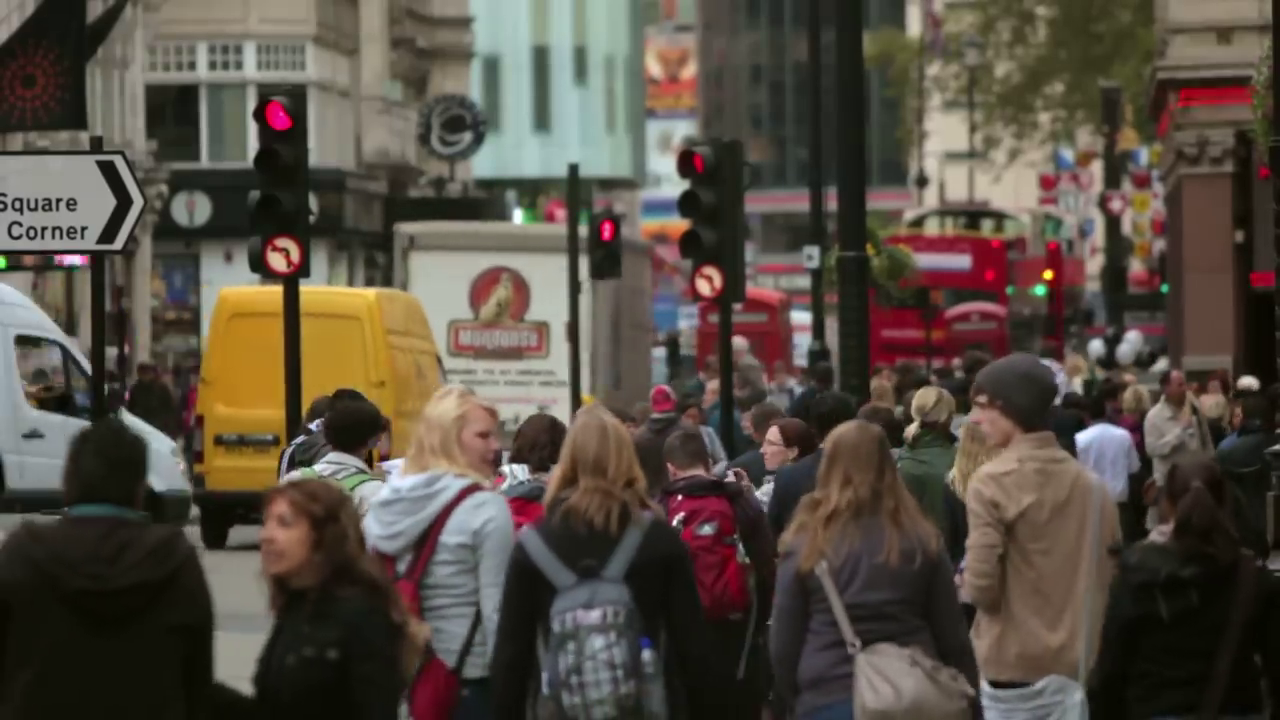
#> input picture frame 32 of people_walking.mp4, 1280 x 720 px
$ python Neuromorphic_Camera_Simulation.py
#> lines starting #> are read from the running program, lines starting #| are printed output that depends on the picture
import cv2
import numpy as np


def calculate_flux_change(current_frame, previous_frame):
    # Convert both frames to grayscale
    gray_current = cv2.cvtColor(current_frame, cv2.COLOR_BGR2GRAY)
    gray_previous = cv2.cvtColor(previous_frame, cv2.COLOR_BGR2GRAY)

    # Calculate the difference in intensity (flux)
    flux_change = cv2.absdiff(gray_current, gray_previous)

    return flux_change


def main(video_path):
#> called with video_path = 'people_walking.mp4'
    cap = cv2.VideoCapture(video_path)

    if not cap.isOpened():
        print("Error opening video file")
        return

    ret, previous_frame = cap.read()
#> previous_frame is the input picture: shape (720, 1280, 3); mean B, G, R 66.4, 76.9, 85.8
    if not ret:
        print("Error reading first frame")
        return

    while cap.isOpened():
        ret, current_frame = cap.read()
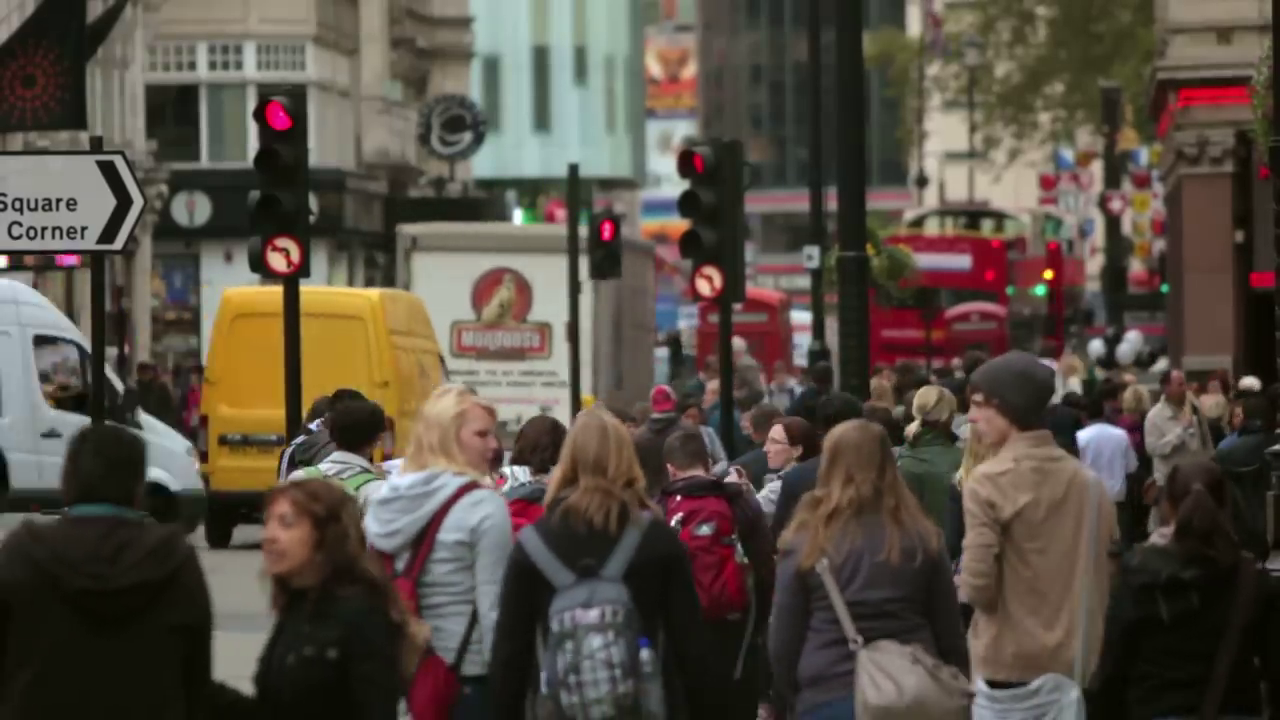
#> input picture frame 33 of people_walking.mp4, 1280 x 720 px
#> current_frame is the input picture: shape (720, 1280, 3); mean B, G, R 66.8, 77.2, 86.1
        if not ret:
            break

        # Calculate the change in flux
        flux_change_view = calculate_flux_change(current_frame, previous_frame)
#> in calculate_flux_change, `gray_current = cv2.cvtColor(current_frame, cv2.COLOR_BGR2GRAY)`:
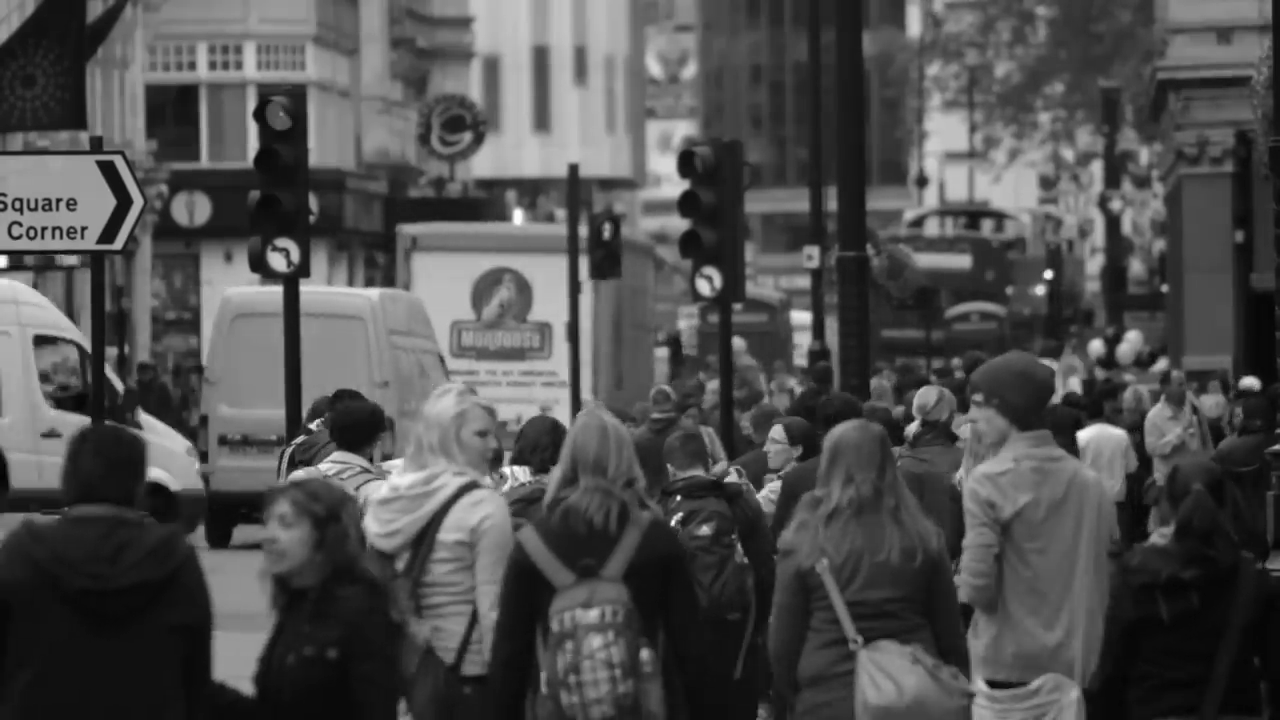
#> gray_current: shape (720, 1280); min 0, max 255, mean 78.6
#> in calculate_flux_change, `gray_previous = cv2.cvtColor(previous_frame, cv2.COLOR_BGR2GRAY)`:
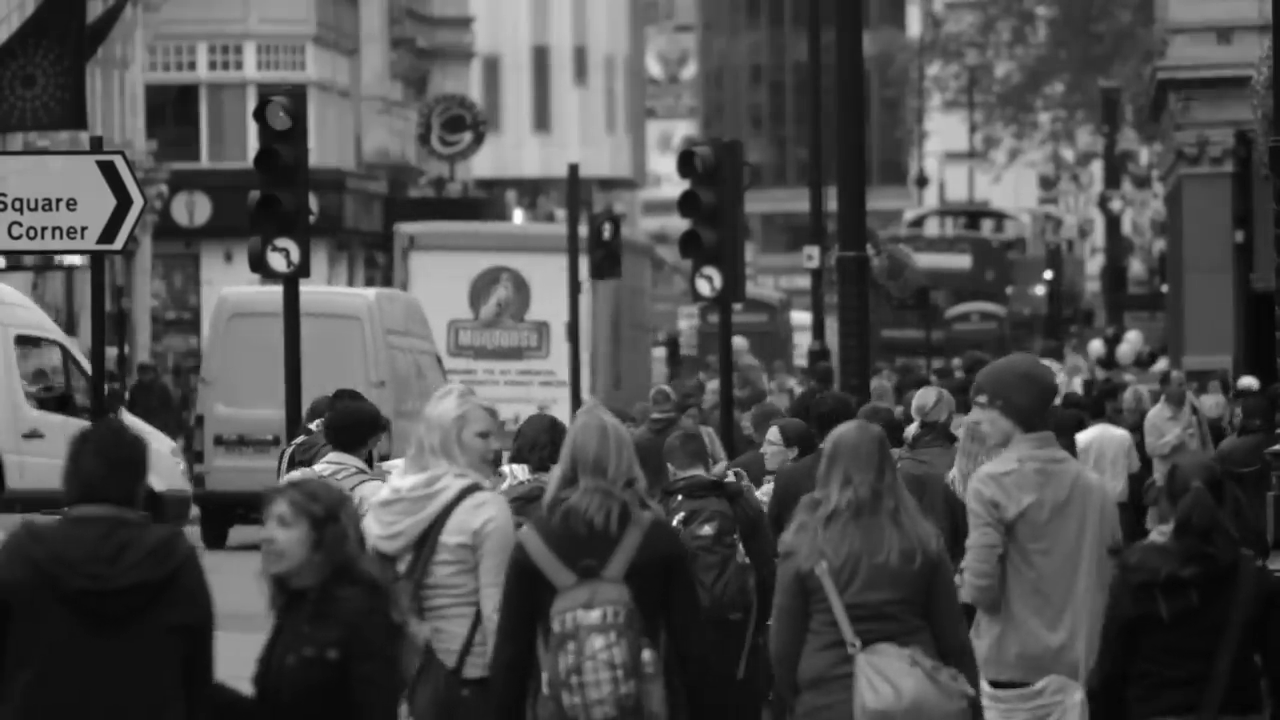
#> gray_previous: shape (720, 1280); min 2, max 254, mean 78.4
#> in calculate_flux_change, `flux_change = cv2.absdiff(gray_current, gray_previous)`:
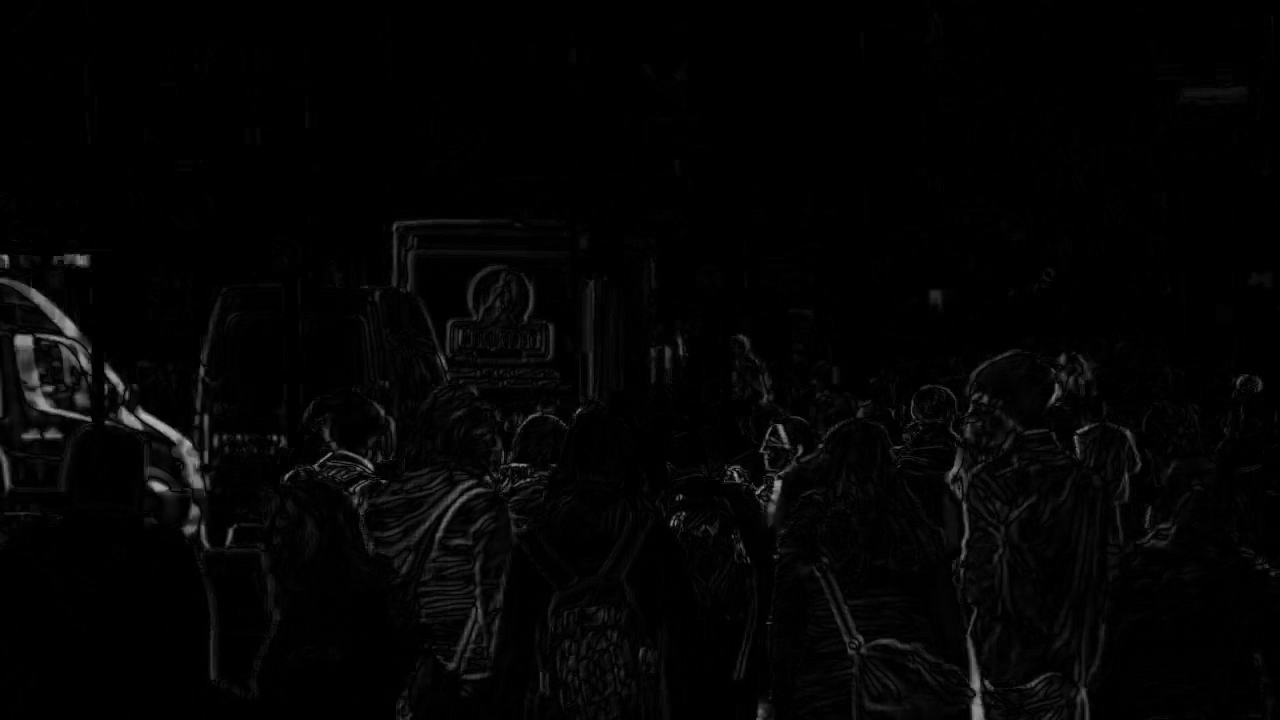
#> flux_change: shape (720, 1280); min 0, max 182, mean 4

        # Display the resulting frames
        cv2.imshow('Normal View', current_frame)
        cv2.imshow('Flux Change View', flux_change_view)

        # Update the previous frame
        previous_frame = current_frame.copy()

        if cv2.waitKey(1) & 0xFF == ord('q'):
#> (key q is pressed here)
            break

    cap.release()
    cv2.destroyAllWindows()


if __name__ == "__main__":
    video_path = 'people_walking.mp4'
    main(video_path)

$ run again, starting later in the video
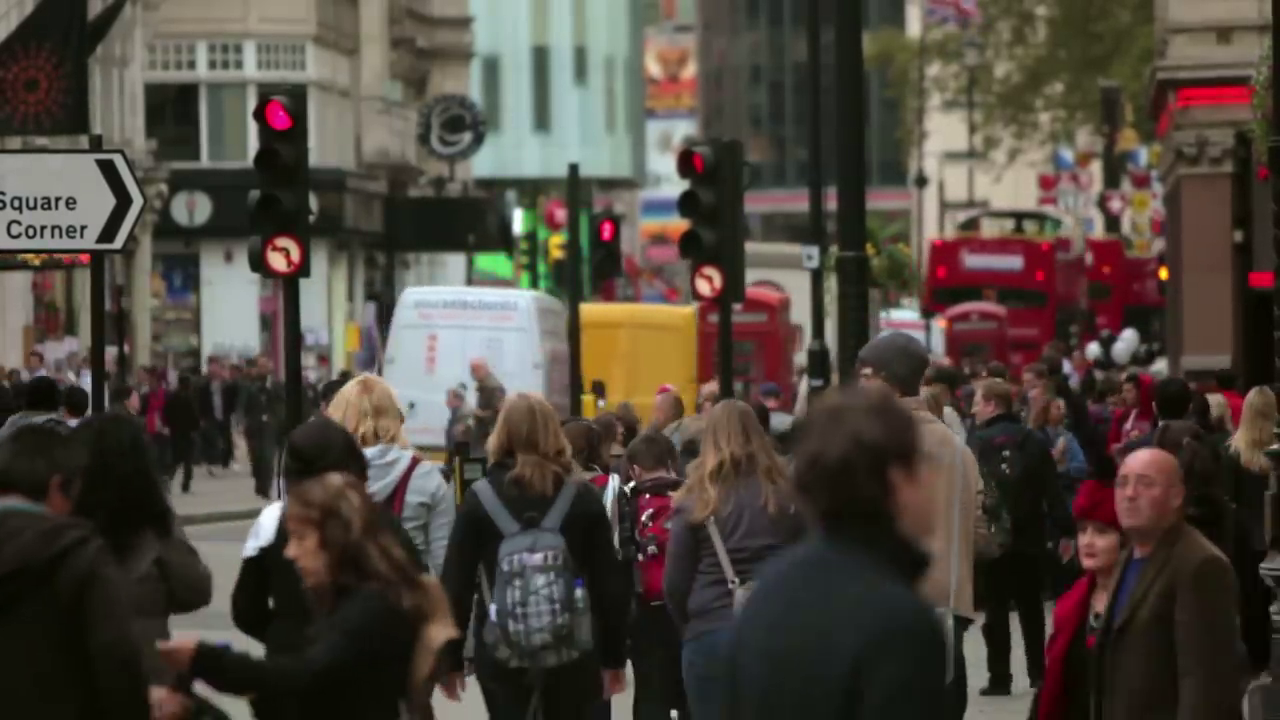
#> input picture frame 147 of people_walking.mp4, 1280 x 720 px
#> in main, previous_frame is the input picture: shape (720, 1280, 3); mean B, G, R 60.9, 69.4, 77.3
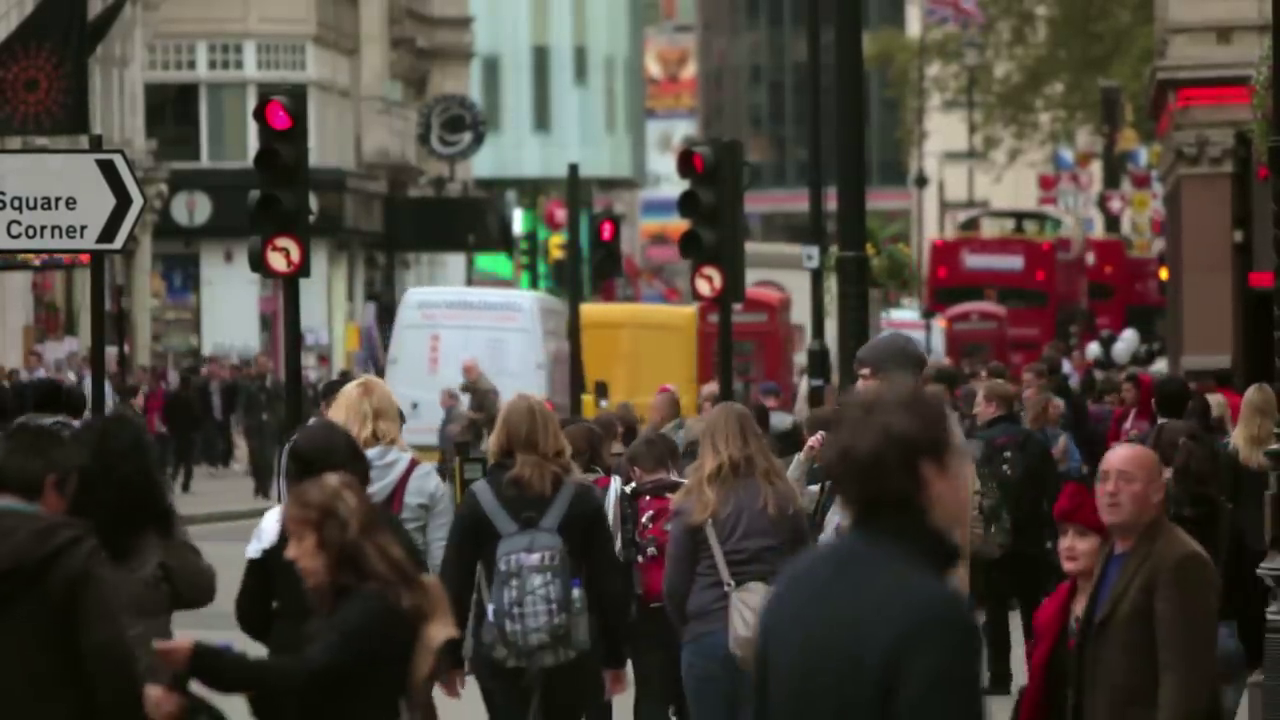
#> input picture frame 148 of people_walking.mp4, 1280 x 720 px
#> in main, current_frame is the input picture: shape (720, 1280, 3); mean B, G, R 60.7, 69, 76.8
#> in calculate_flux_change, `flux_change = cv2.absdiff(gray_current, gray_previous)`:
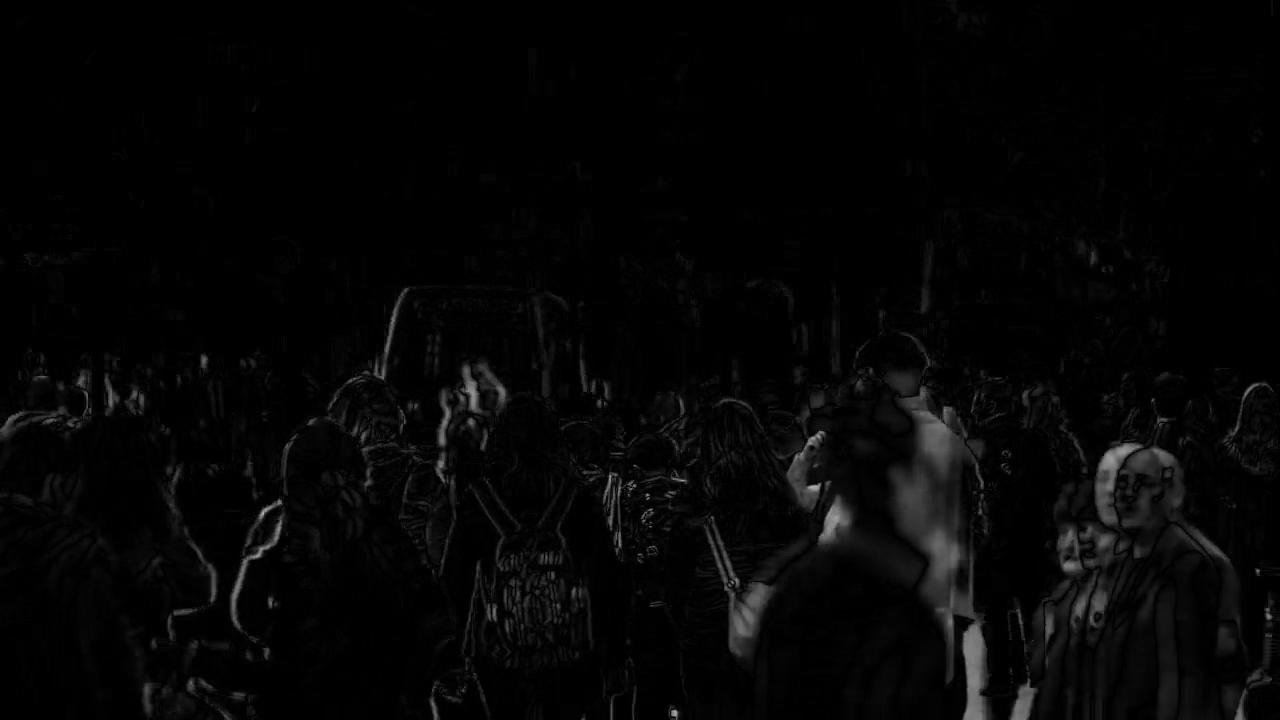
#> flux_change: shape (720, 1280); min 0, max 180, mean 5.4

$ run again, starting later in the video
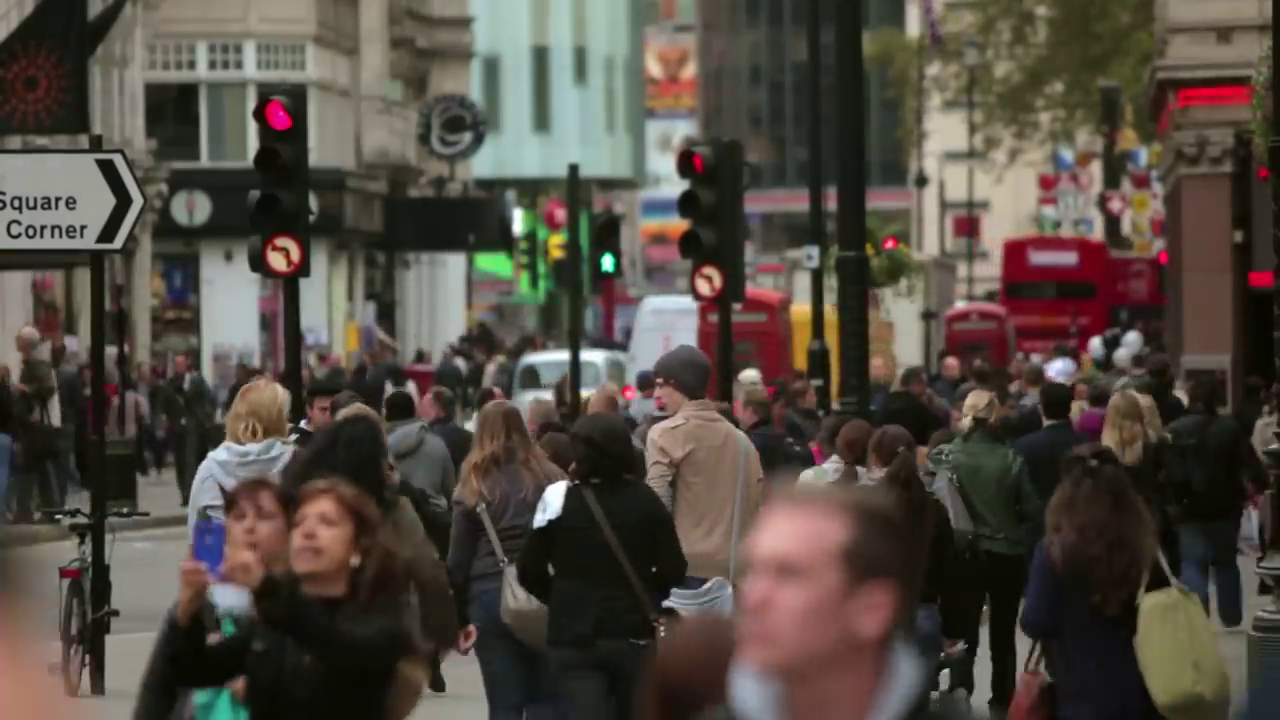
#> input picture frame 262 of people_walking.mp4, 1280 x 720 px
#> in main, previous_frame is the input picture: shape (720, 1280, 3); mean B, G, R 65.7, 74.2, 82
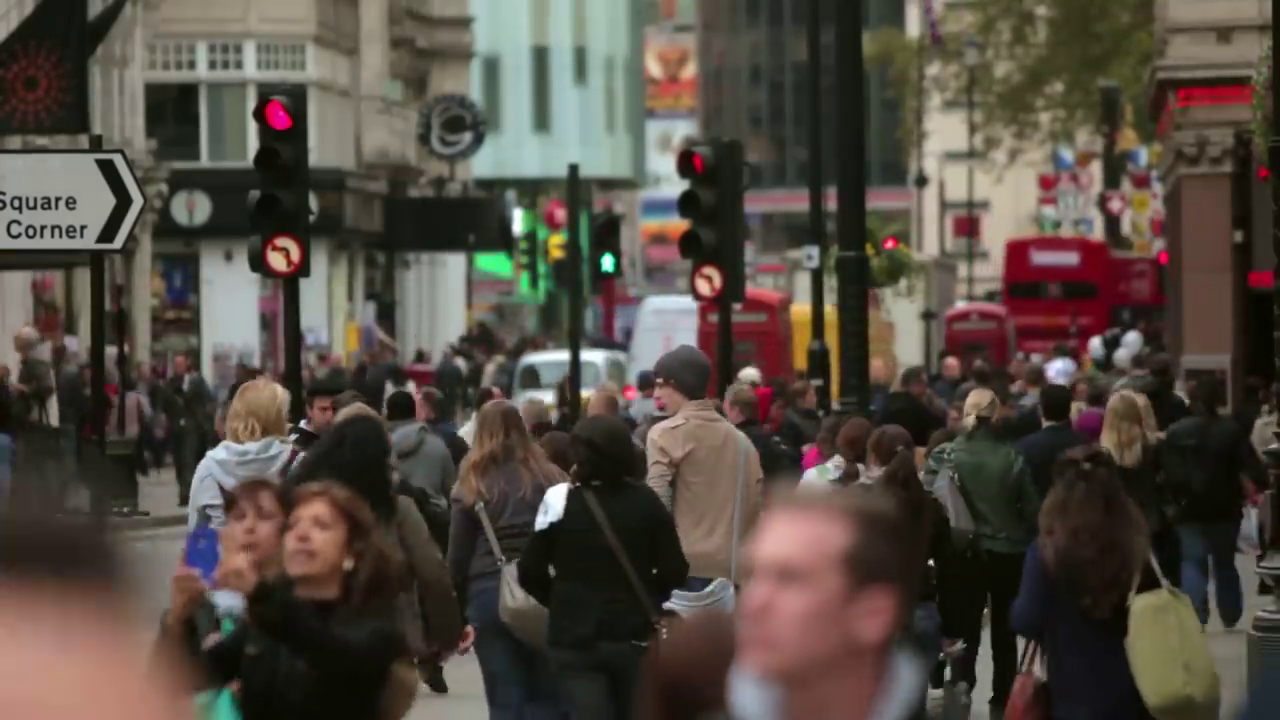
#> input picture frame 263 of people_walking.mp4, 1280 x 720 px
#> in main, current_frame is the input picture: shape (720, 1280, 3); mean B, G, R 65.9, 74.5, 83.1
#> in calculate_flux_change, `flux_change = cv2.absdiff(gray_current, gray_previous)`:
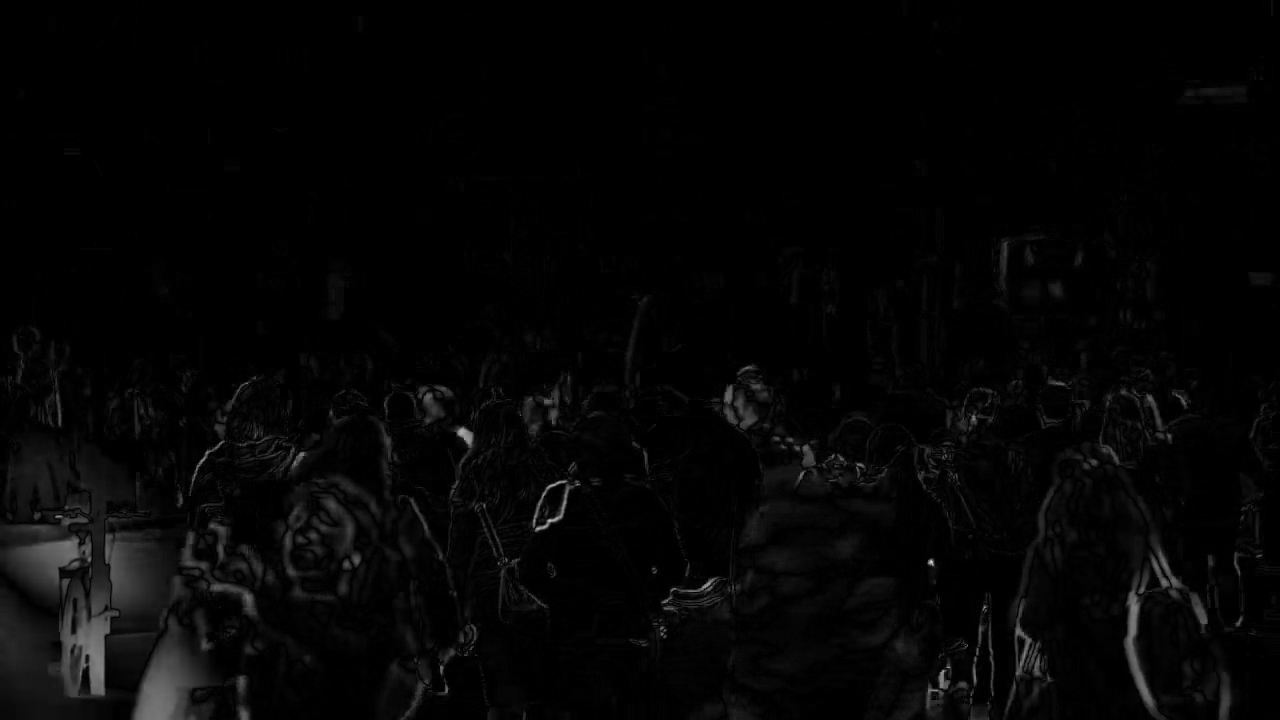
#> flux_change: shape (720, 1280); min 0, max 219, mean 5.2
